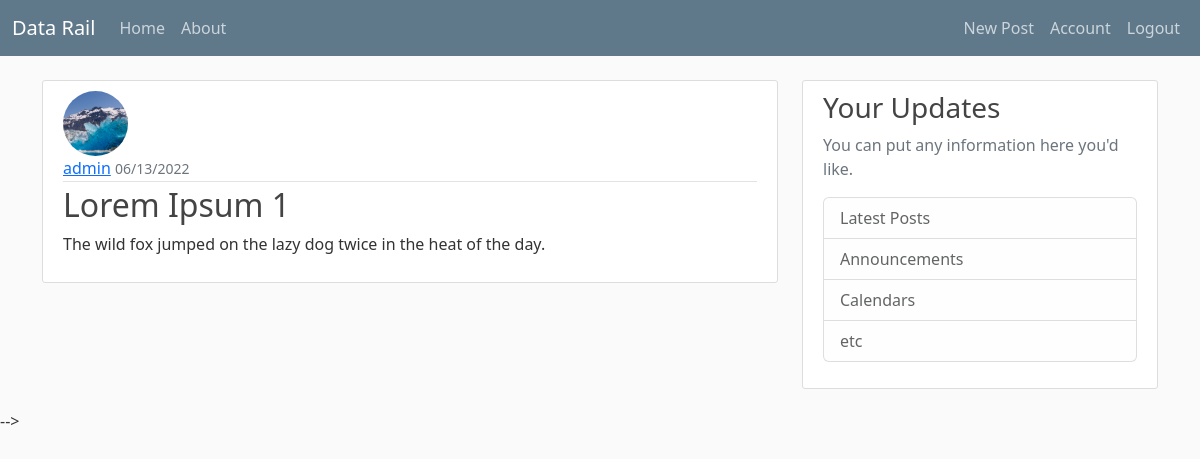
The app's page /post/2 (signed in) with its own data.
### datarail/models.py (models this page shows, shortened)
class User(db.Model, UserMixin):
    id = db.Column(db.Integer, primary_key=True)
    username = db.Column(db.String(20), nullable=False, unique=True)
    email = db.Column(db.String(50), nullable=False, unique=True)
    image_file = db.Column(
        db.String(120), nullable=False, default='default.jpg')
    password = db.Column(db.String(60), nullable=False)
    post = db.relationship('Post', backref='author', lazy=True)

class Post(db.Model, UserMixin):
    id = db.Column(db.Integer, primary_key=True)
    title = db.Column(db.String(60), nullable=False, unique=True)
    date_posted = db.Column(db.DateTime, nullable=False,
                            default=datetime.utcnow)
    content = db.Column(db.Text, nullable=False)
    user_id = db.Column(db.Integer, db.ForeignKey('user.id'), nullable=False)

### datarail/routes.py (the view)
@app.route('/post/<int:post_id>', methods=['GET'])
@login_required
def post(post_id):
    post = Post.query.get_or_404(post_id)
    return render_template('post.html', post=post, title=post.title)

### datarail/models.py (called while the page is built)
@login_manager.user_loader
def load_user(user_id):
    return User.query.get(user_id)

### datarail/templates/post.html (shortened to what this page needs)
{%extends 'layout.html'%}
{%block content%}
<article class="media content-section">
    <img class="rounded-circle article-img" src="{{ url_for('static', filename='profile_pics/' + post.author.image_file) }}"
        alt="profile picture">
    <div class="media-body">
        <div class="article-metadata">
            <a class="mr-2" href="#">{{ post.author.username }}</a>
            <small class="text-muted">{{ post.date_posted.strftime('%m/%d/%Y') }}</small>
        </div>
        <h2>{{ post.title }}</h2>
        <p class="article-content">{{ post.content }}</p>
    </div>
</article>
{%endblock content%}

### datarail/static/main.css (style rules this page uses)
body { background: #fafafa; color: #333333; margin-top: 5rem; }
h1, h2, h3, h4, h5, h6 { color: #444444; }
.content-section { background: #ffffff; padding: 10px 20px; border: 1px solid #dddddd; border-radius: 3px; margin-bottom: 20px; }
.article-content { white-space: pre-line; }
.article-img { height: 65px; width: 65px; margin-right: 16px; }
.article-metadata { padding-bottom: 1px; margin-bottom: 4px; border-bottom: 1px solid #e3e3e3 }

### records on screen
User: image_file (placeholder picture), author.username "admin"
Post: date_posted "06/13/2022", title "Lorem Ipsum 1", content "The wild fox jumped on the lazy dog twice in the heat of the day."
